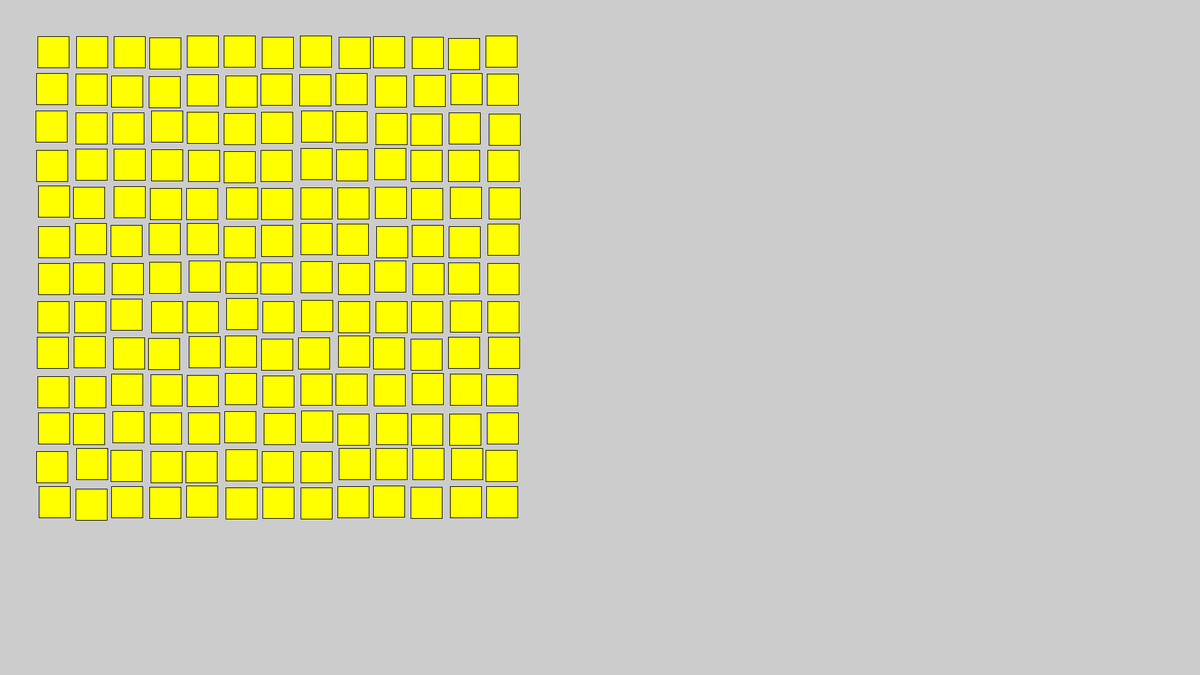
Frame 1 (no input)
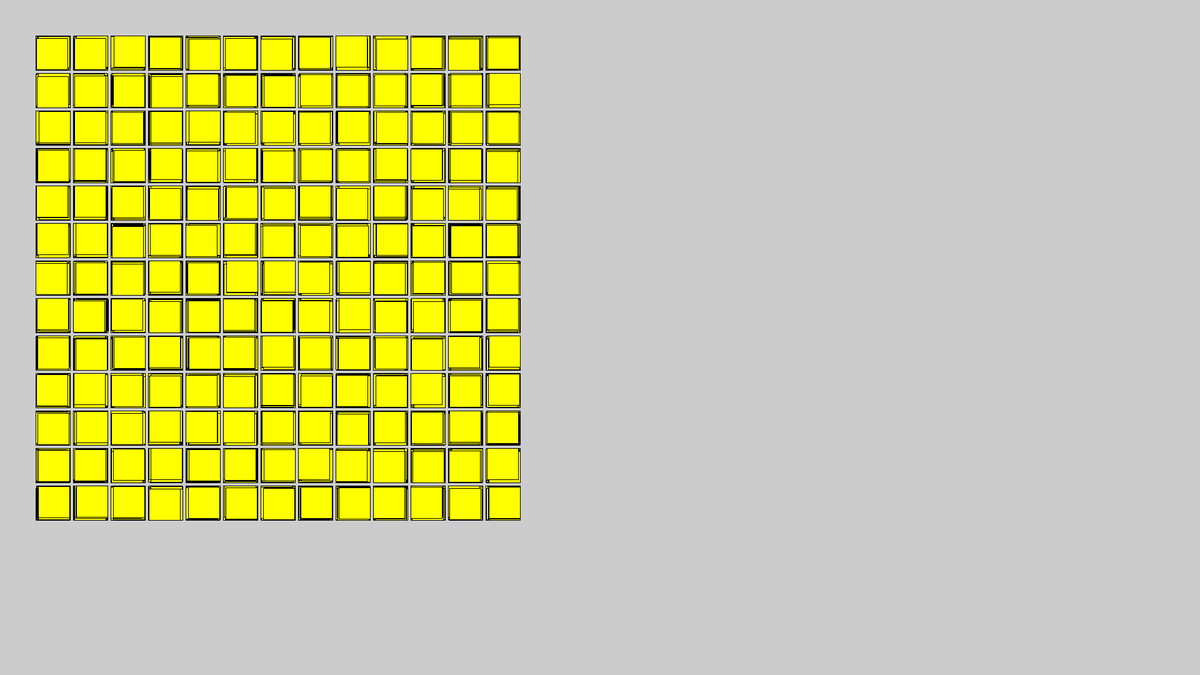
Frame 60 (the mouse pressed at the canvas centre just before this capture)
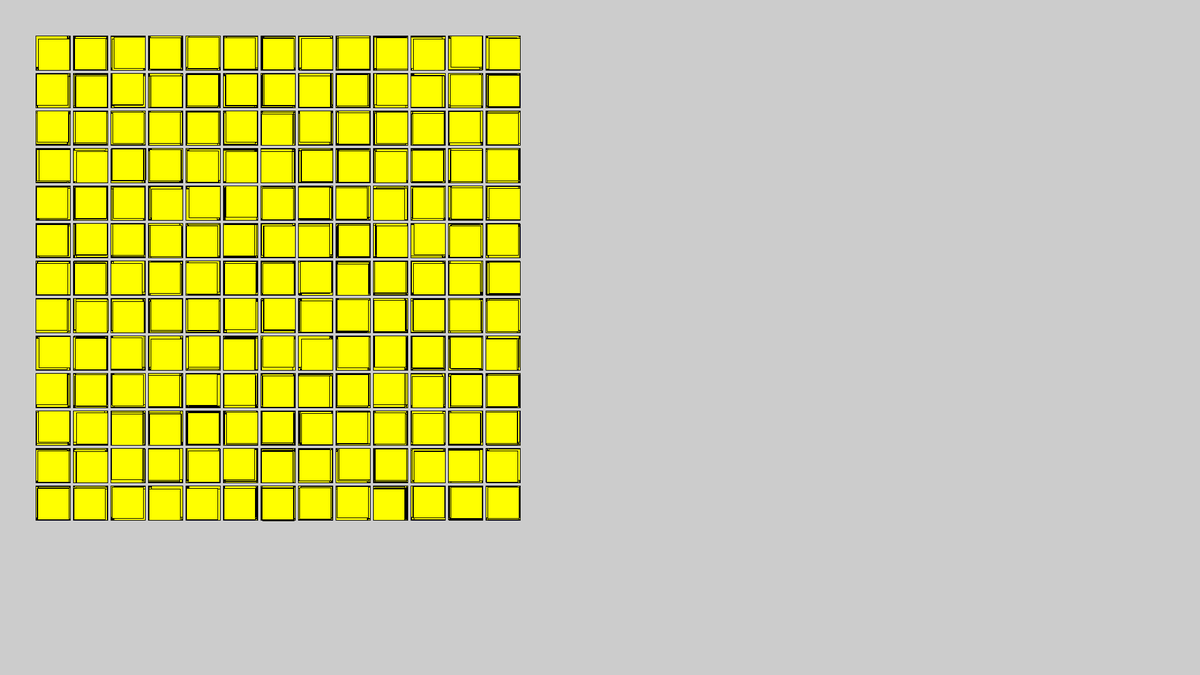
Frame 120 (the mouse held since frame 60 and released just before this capture)

The Processing sketch that drew these frames (run headless with seeded random() and noise(); from frame 60 on, the mouse is pressed at the canvas centre):

// Processing sketch: firkant_kunst
// ── firkant_kunst.pde
void setup() {
  size(1920, 1080);
  fill(255, 255, 0);

}

void draw() {
  clear();
  for (int x =1; x < 14; x++) {
    for (int i=1; i < 14; i++) {
      rect(i*60+ random(-3,3), x*60 + random(-3, 3), 50, 50 );
    }
  }
}
